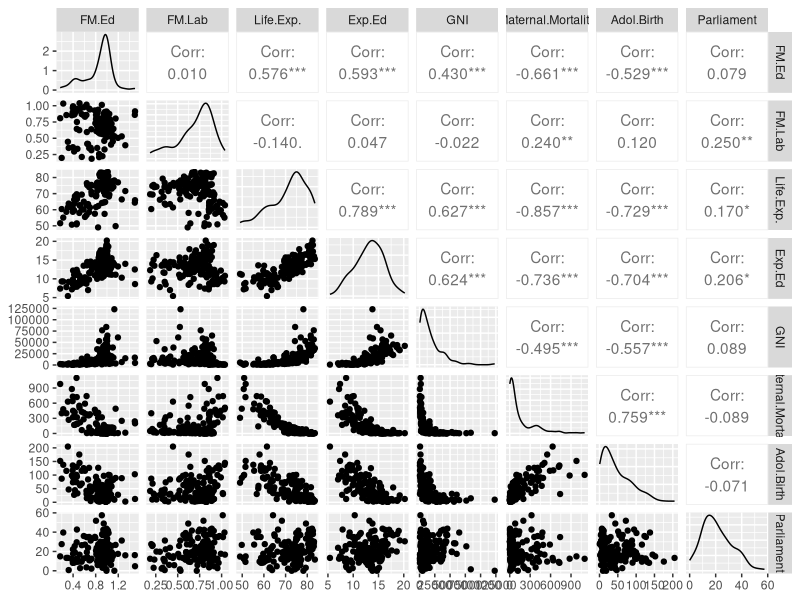
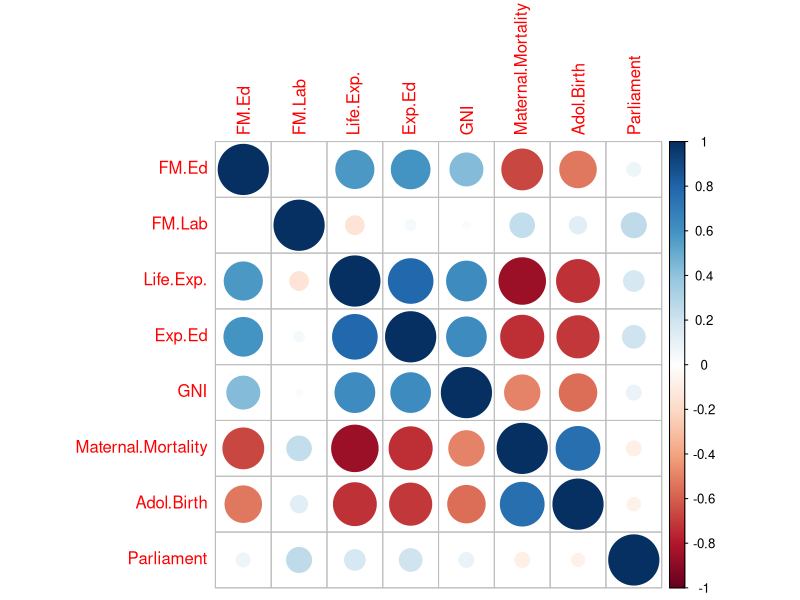
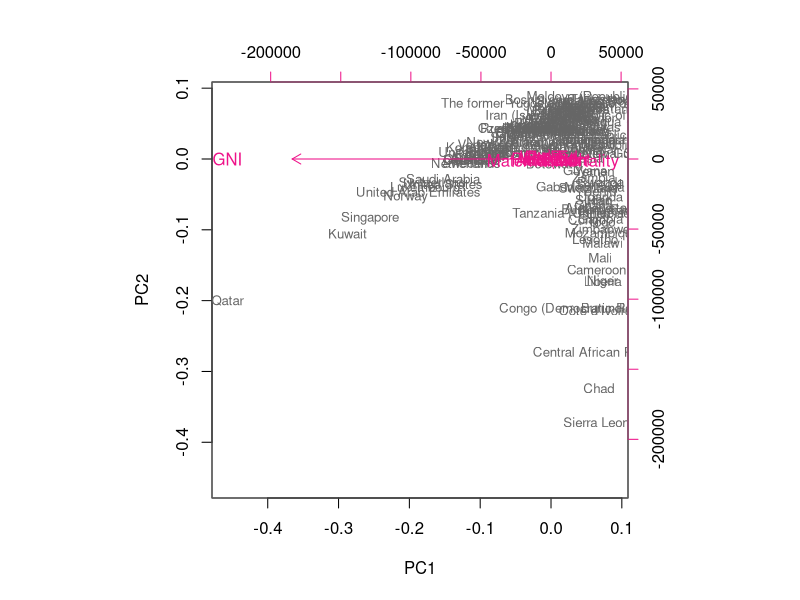
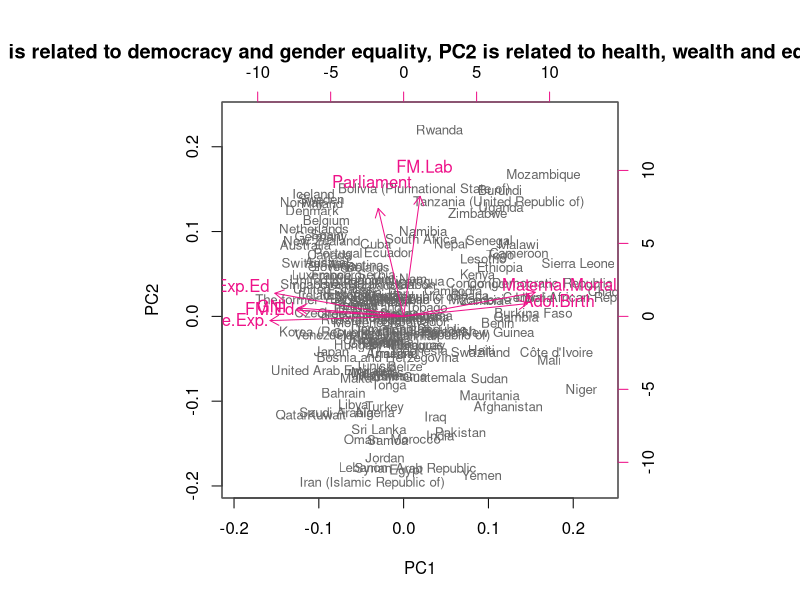
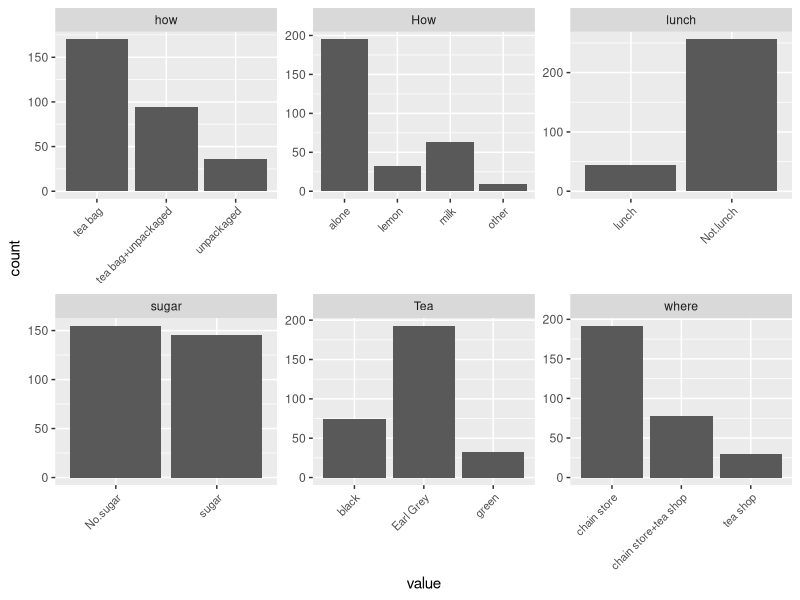
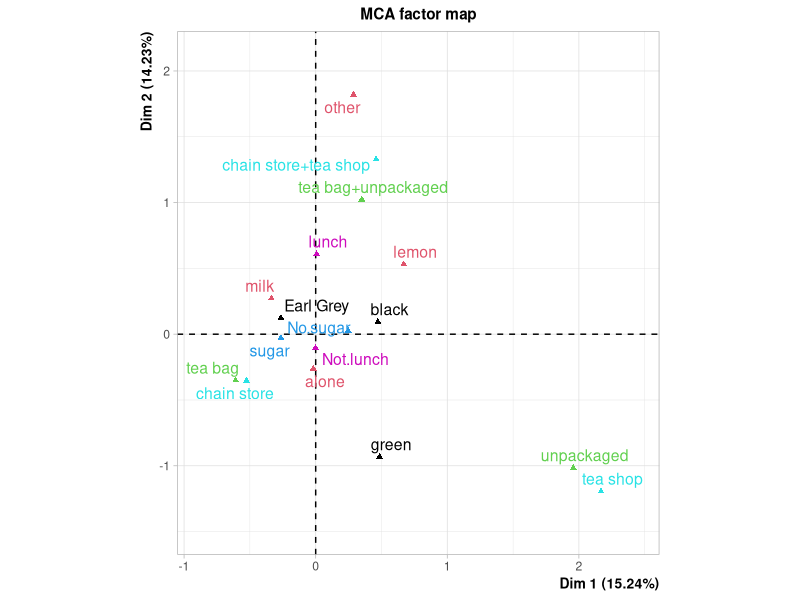

These figures' R source, in order:
## ---- chunk 1
library(dplyr)
library(ggplot2)
library(tidyr)
library(corrplot)
library(MASS)
library(GGally)
## ---- chunk 2
human <- read.csv("human.csv", row.names = 1)
str(human)
dim(human)
View(human)
## ---- chunk 3

# visualize the 'human_' variables
ggpairs(human)

# compute the correlation matrix and visualize it with corrplot
cor(human) %>% corrplot
## ---- chunk 4

# perform principal component analysis (with the SVD method)
pca_human <- prcomp(human)

# draw a biplot of the principal component representation and the original variables
biplot(pca_human, choices = 1:2, cex = c(0.8, 1), col = c("grey40", "deeppink2"))
## ---- chunk 5
# standardize the variables
human_std <- scale(human)

# print out summaries of the standardized variables
summary(human_std)

# perform principal component analysis (with the SVD method)
pca_human2 <- prcomp(human_std)
summary(pca_human2)
# draw a biplot of the principal component representation and the original variables
biplot(pca_human2, choices = 1:2, cex = c(0.8, 1), col = c("grey40", "deeppink2"), main = "PC1 is related to democracy and gender equality, PC2 is related to health, wealth and education")
## ---- chunk 6
library(FactoMineR)
data("tea")
str(tea)
dim(tea)

# column names to keep in the dataset
keep_columns <- c("Tea", "How", "how", "sugar", "where", "lunch")

# select the 'keep_columns' to create a new dataset
tea_time <- dplyr::select(tea, one_of(keep_columns))

# visualize the dataset
gather(tea_time) %>% ggplot(aes(value)) + facet_wrap("key", scales = "free") + geom_bar() + theme(axis.text.x = element_text(angle = 45, hjust = 1, size = 8))

## ---- chunk 7
# multiple correspondence analysis
mca <- MCA(tea_time, graph = FALSE)

# summary of the model
summary(mca)

# visualize MCA
plot(mca, invisible=c("ind"), habillage = "quali")
